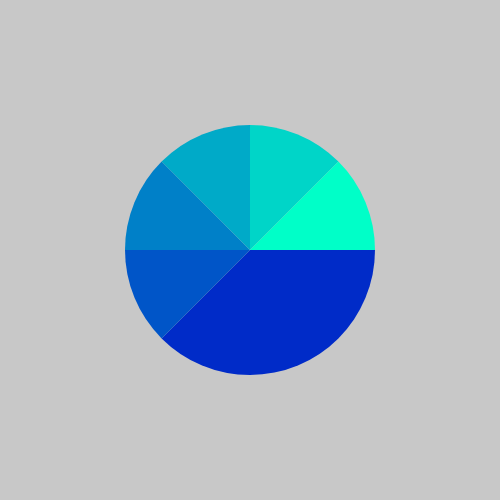
Frame 1 (no input)
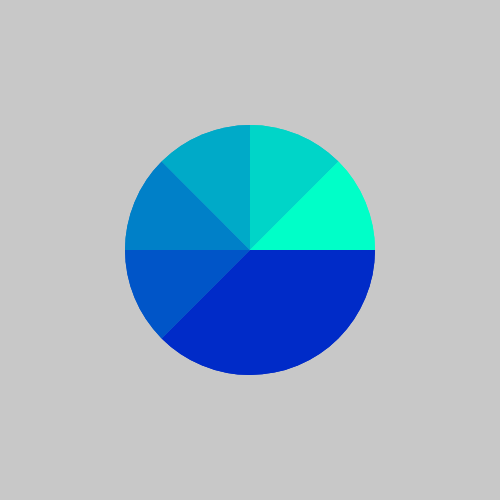
Frame 2 (the mouse pressed at the canvas centre, redrawn once)

The p5.js sketch that drew these frames (run headless with seeded random() and noise() and a simulated clock; the mouse was pressed at the canvas centre and the sketch redrawn once):

// p5.js sketch
// ── sketch.js
// initial data
const initialData = [
  { name: 'cars', value: 75 },
  { name: 'buses', value: 25 },
  { name: 'buses', value: 25 },
  { name: 'buses', value: 25 },
  { name: 'buses', value: 25 },
  { name: 'buses', value: 25 },
]

// clean data
const data = getPercent(initialData)

// global variables
const screenWidth = 500
const screenHeight = 500
const transX = 250
const transY = 250
const pieX = 250
const pieY = 250
const maxData = Math.max(...initialData.map(obj => obj.value));



// function for converting the value to a percentage
// ...ie cleaning
function getPercent(data) {

  let final = []
  const colorScale = scaleColor()
  const sum = data.reduce((accumulator, object) => {
    return accumulator + object.value;
  }, 0);


  data.forEach((element, index) => {

    // should use class / contructor here
    let current = {
      name: element.name,
      percent: (element.value / sum) * 100,
      color: colorScale * (index + 1)
    }

    final.push(current)
  }, 0);

  console.log(final)
  return final
}

// function that draws each segment of the chart
function drawSegments(data) {

  // holds all angles of previous rotations
  let rotations = []
  const firstData = data[0]

  // draw first segment in same position every time
  const firstSeg = (firstData.percent / 100) * 360
  rotations.push(firstSeg)
  push()
  fill(0, firstData.color, 200)
  arc(0, 0, pieX, pieY, 0, firstSeg)
  pop()

  // loop through the rest of the data
  for (let i = 1; i < data.length; i++) {
    push()
    fill(0, data[i].color, 200)

    // current segment / the sum of all previous rotations
    const currentSeg = (data[i].percent / 100) * 360
    const prevRotations = rotations.reduce((accumulator, object) => {
      return accumulator + object;
    })

    // add current segment to rotations
    rotations.push(currentSeg)

    // rotate the sum of previous rotations then draw the arc of current seg
    rotate(prevRotations)
    arc(0, 0, pieX, pieY, 0, currentSeg)
    pop()
  }

}


// function for scaling colour
function scaleColor() {
  const numColors = initialData.length
  const range = 255
  return range / numColors
}


// set up
function setup() {
  createCanvas(screenWidth, screenHeight);
  background(200)
  angleMode(DEGREES)
  getPercent(initialData)
  noStroke()
  noLoop()
}

// draw 
function draw() {

  // translate to draw from origin in center
  // draw the segments
  translate(transX, transY)
  drawSegments(data)

}
// ── Pie.js


class Pie {
    constructor(width, height, xPos, yPos, data) {
        this.width = width
        this.height = height
        this.xPos = xPos
        this.yPos = yPos
        this.data = data

        this.maxData = Math.max(...this.data.map(obj => obj.value))
        this.textMargin = 165
        this.rotations = []
    }

    getPercent(data) {
        // final to be returned at the end
        let final = []

        // varaible for the color scale 
        const colorScale = this.scaleColor()


        // sum of all the values in inital data
        const sum = data.reduce((accumulator, object) => {
            return accumulator + object.value;
        }, 0);

        console.log(sum)

        data.forEach((element, index) => {

            // should use class / contructor here
            // restructuring intial data to be a percentage and have a color
            let current = {
                name: element.name,
                percent: (element.value / sum) * 100,
                color: colorScale * (index + 1)
            }

            console.log(current)
            // add them to final
            final.push(current)
        }, 0);

        // return the new data in a sorted array
        return final.sort((a, b) => a.percent - b.percent)
    }

    // function that draws each segment of the chart
    render(data) {

        // draw the first segment in the same place every time
        const firstData = this.data[0]
        this.drawSegment(firstData)


        // loop through the rest of the data
        for (let i = 1; i < this.data.length; i++) {
            push()

            // the sum of all previous rotations
            const prevRotations = this.rotations.reduce((accumulator, object) => {
                return accumulator + object;
            })

            // draw the segment for the current
            this.drawSegment(this.data[i], prevRotations)
            pop()
        }


    }

    drawSegment(data, prevRotat = 0) {

        // current segment / varaible to make text sit upright
        const currentSeg = (data.percent / 100) * 360
        const upRight = this.makeUpRight(prevRotat, currentSeg)

        // add rotations to rotations array
        this.rotations.push(currentSeg)

        push()
        // asign colour and draw arc with first sec angle
        fill(0, data.color, 200)

        // if the previous rotation exists rotate the grid by that total
        if (prevRotat) {
            rotate(prevRotat)
        }

        // draw the segment
        arc(0, 0, pieX, pieY, 0, currentSeg)

        // draw label for each segment
        // rotate the text half of the current to get it in the middle
        rotate(currentSeg / 2)
        textAlign(CENTER)
        translate(this.textMargin, 0)

        // rotate by upright to make text upright
        rotate(upRight)
        text(data.name + ` (${data.percent.toFixed(1)}%)`, 0, 0)
        pop()


    }

    // makes the text appear upright on piechart
    makeUpRight(rotation, segment) {
        return (360 - rotation) - (segment / 2)
    }


    // function for scaling colour
    scaleColor() {
        const numColors = initialData.length
        const range = 255
        return range / numColors
    }


}
